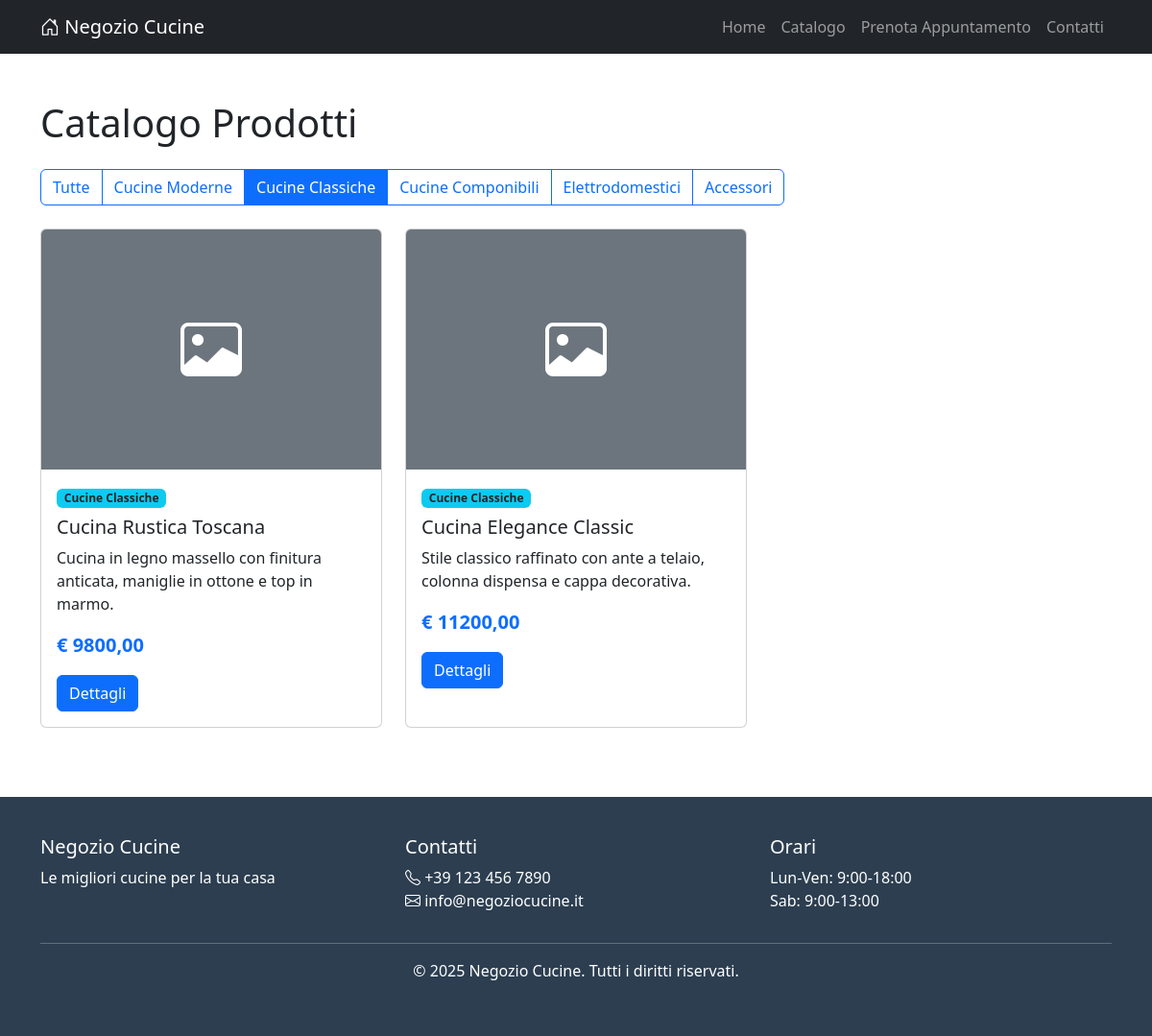
Page /catalogo/?categoria=cucine-classiche on the committed database.
### prodotti/models.py (models this page shows, shortened)
class Categoria(models.Model):
    nome = models.CharField(max_length=100, verbose_name="Nome Categoria")
    slug = models.SlugField(max_length=120, unique=True, blank=True)
    descrizione = models.TextField(blank=True, verbose_name="Descrizione")
    ordine = models.IntegerField(default=0, verbose_name="Ordine di visualizzazione")
    class Meta:
        verbose_name = "Categoria"
        verbose_name_plural = "Categorie"
        ordering = ['ordine', 'nome']

class Prodotto(models.Model):
    categoria = models.ForeignKey(
        Categoria,
        on_delete=models.CASCADE,
        related_name='prodotti',
        verbose_name="Categoria"
    )
    nome = models.CharField(max_length=200, verbose_name="Nome Prodotto")
    slug = models.SlugField(max_length=220, unique=True, blank=True)
    descrizione = models.TextField(verbose_name="Descrizione")
    specifiche_tecniche = models.TextField(blank=True, verbose_name="Specifiche Tecniche")
    prezzo_base = models.DecimalField(
        max_digits=10,
        decimal_places=2,
        verbose_name="Prezzo Base (€)"
    )
    disponibile = models.BooleanField(default=True, verbose_name="Disponibile")
    in_evidenza = models.BooleanField(default=False, verbose_name="In Evidenza")
    data_creazione = models.DateTimeField(auto_now_add=True)
    data_aggiornamento = models.DateTimeField(auto_now=True)
    class Meta:
        verbose_name = "Prodotto"
        verbose_name_plural = "Prodotti"
        ordering = ['-in_evidenza', 'nome']
    def get_immagine_principale(self):
        immagine = self.immagini.first()
        return immagine.file_immagine.url if immagine else None

### prodotti/views.py (the view)
# urls.py: path('catalogo/', views.CatalogoListView.as_view(), name='catalogo'),
class CatalogoListView(ListView):
    model = Prodotto
    template_name = 'prodotti/catalogo.html'
    context_object_name = 'prodotti'
    paginate_by = 12
    def get_queryset(self):
        queryset = Prodotto.objects.filter(disponibile=True)
        categoria_slug = self.request.GET.get('categoria')
        if categoria_slug:
            queryset = queryset.filter(categoria__slug=categoria_slug)
        return queryset
    def get_context_data(self, **kwargs):
        context = super().get_context_data(**kwargs)
        context['categorie'] = Categoria.objects.all()
        context['categoria_selezionata'] = self.request.GET.get('categoria', '')
        return context

### templates/prodotti/catalogo.html (shortened to what this page needs)
{% extends 'base.html' %}
{% block content %}
<div class="container my-5">
    <h1 class="mb-4">Catalogo Prodotti</h1>
    <div class="row mb-4">
        <div class="col-md-12">
            <div class="btn-group" role="group">
                <a href="{% url 'prodotti:catalogo' %}"
                   class="btn {% if not categoria_selezionata %}btn-primary{% else %}btn-outline-primary{% endif %}">
                    Tutte
                </a>
                {% for categoria in categorie %}
                <a href="{% url 'prodotti:catalogo' %}?categoria={{ categoria.slug }}"
                   class="btn {% if categoria_selezionata == categoria.slug %}btn-primary{% else %}btn-outline-primary{% endif %}">
                    {{ categoria.nome }}
                </a>
                {% endfor %}
            </div>
        </div>
    </div>
    <div class="row">
        {% for prodotto in prodotti %}
        <div class="col-md-4 mb-4">
            <div class="card card-prodotto h-100">
                {% if prodotto.get_immagine_principale %}
                    <img src="{{ prodotto.get_immagine_principale }}" class="card-img-top" alt="{{ prodotto.nome }}" style="height: 250px; object-fit: cover;">
                {% else %}
                    <div class="card-img-top bg-secondary d-flex align-items-center justify-content-center" style="height: 250px;">
                        <i class="bi bi-image" style="font-size: 4rem; color: white;"></i>
                    </div>
                {% endif %}
                <div class="card-body">
                    <span class="badge bg-info text-dark mb-2">{{ prodotto.categoria.nome }}</span>
                    <h5 class="card-title">{{ prodotto.nome }}</h5>
                    <p class="card-text">{{ prodotto.descrizione|truncatewords:20 }}</p>
                    <p class="fw-bold text-primary fs-5">€ {{ prodotto.prezzo_base }}</p>
                    <a href="{% url 'prodotti:dettaglio' prodotto.slug %}" class="btn btn-primary">
                        Dettagli
                    </a>
                </div>
            </div>
        </div>
        {% empty %}
        <div class="col-12 text-center">
            <p class="lead">Nessun prodotto disponibile.</p>
        </div>
        {% endfor %}
    </div>
</div>
{% endblock %}

### templates/base.html (style rules this page uses)
.card-prodotto { transition: transform 0.3s; }

### rows in the picture
Categoria: nome "Cucine Moderne"
Categoria: nome "Cucine Classiche"
Categoria: nome "Cucine Componibili"
Categoria: nome "Elettrodomestici"
Categoria: nome "Accessori"
Prodotto: categoria.nome "Cucine Classiche", nome "Cucina Rustica Toscana", descrizione "Cucina in legno massello con finitura anticata, maniglie in ottone e top in marmo.", prezzo_base "9800,00"
Prodotto: categoria.nome "Cucine Classiche", nome "Cucina Elegance Classic", descrizione "Stile classico raffinato con ante a telaio, colonna dispensa e cappa decorativa.", prezzo_base "11200,00"
